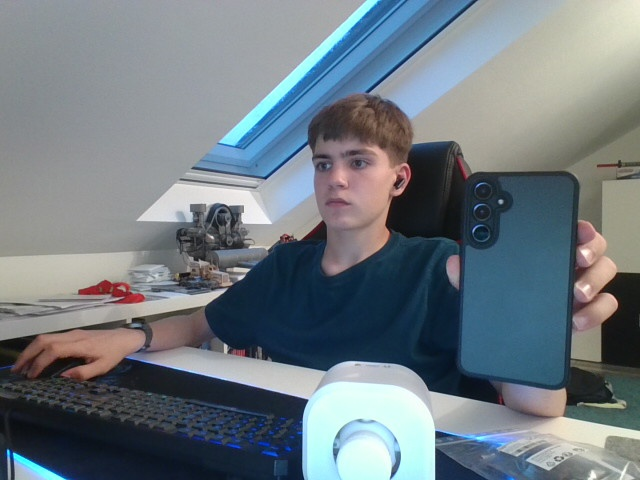
#> input picture foto_2025-07-11_21-12-13.jpg, 640 x 480 px
$ python test.py
#> lines starting #> are read from the running program, lines starting #| are printed output that depends on the picture
import cv2
import numpy as np

# Bilder laden
img_scene = cv2.imread('foto_2025-07-11_21-12-13.jpg', cv2.IMREAD_GRAYSCALE)  # Szene
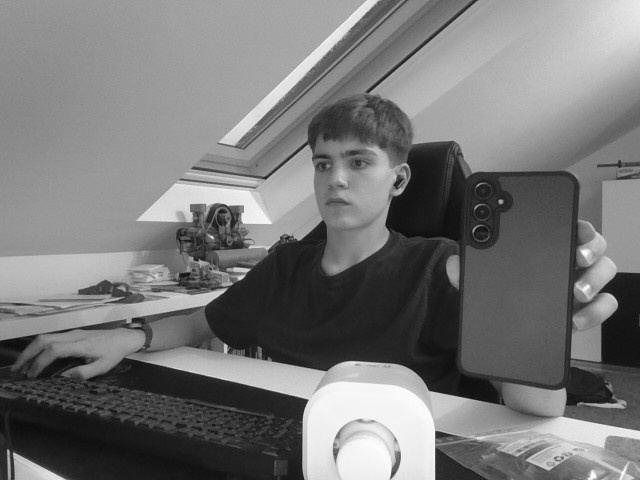
#> img_scene: shape (480, 640); min 9, max 255, mean 119.7
img_object = cv2.imread('vergleichsbild.jpg', cv2.IMREAD_GRAYSCALE)       # Handy-Referenz
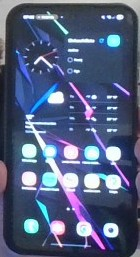
#> input picture vergleichsbild.jpg, 140 x 257 px
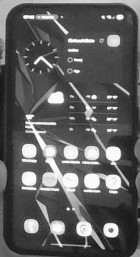
#> img_object: shape (257, 140); min 21, max 255, mean 94.3

# Merkmalsdetektor erstellen
sift = cv2.SIFT_create()  # Alternativ: cv2.ORB_create()

# Merkmale und Deskriptoren berechnen
kp1, des1 = sift.detectAndCompute(img_object, None)
#> kp1 = 345 keypoints; strongest (x, y, size): (31, 226, 9.2), (114, 154, 9.9), (111, 230, 10.5), (120, 17, 4.1)
kp2, des2 = sift.detectAndCompute(img_scene, None)
#> kp2 = 831 keypoints; strongest (x, y, size): (501, 201, 3.1), (439, 435, 5.9), (608, 305, 13), (212, 237, 2)

# Feature-Matcher
bf = cv2.BFMatcher()
matches = bf.knnMatch(des1, des2, k=2)
#> matches = 345 matches

# Lowe's Ratio Test
good = []
for m, n in matches:
    if m.distance < 0.75 * n.distance:
        good.append(m)
#> after the loop, good = 6 matches

MIN_MATCH_COUNT = 4
if len(good) > MIN_MATCH_COUNT:
    src_pts = np.float32([kp1[m.queryIdx].pt for m in good]).reshape(-1, 1, 2)
#> src_pts = [[22.87, 187.8], [23.15, 160], [38.35, 16.94], [70.14, 40.3], [72.57, 90.13], [111.7, 248.1]]
    dst_pts = np.float32([kp2[m.trainIdx].pt for m in good]).reshape(-1, 1, 2)
#> dst_pts = [[7.97, 451.2], [7.97, 451.2], [218.5, 406.5], [275.1, 454.6], [244, 343.5], [7.97, 451.2]]

    # Homographie berechnen
    M, mask = cv2.findHomography(src_pts, dst_pts, cv2.RANSAC, 5.0)
#> mask = [0, 0, 0, 0, 0, 0]

    # Handy-Umriss auf Szene übertragen
    h, w = img_object.shape
#> h = 257; w = 140
    pts = np.float32([[0, 0], [0, h], [w, h], [w, 0]]).reshape(-1, 1, 2)
#> pts = [[0, 0], [0, 257], [140, 257], [140, 0]]
#> (the run stopped early here; a loop or call above may not have finished)
